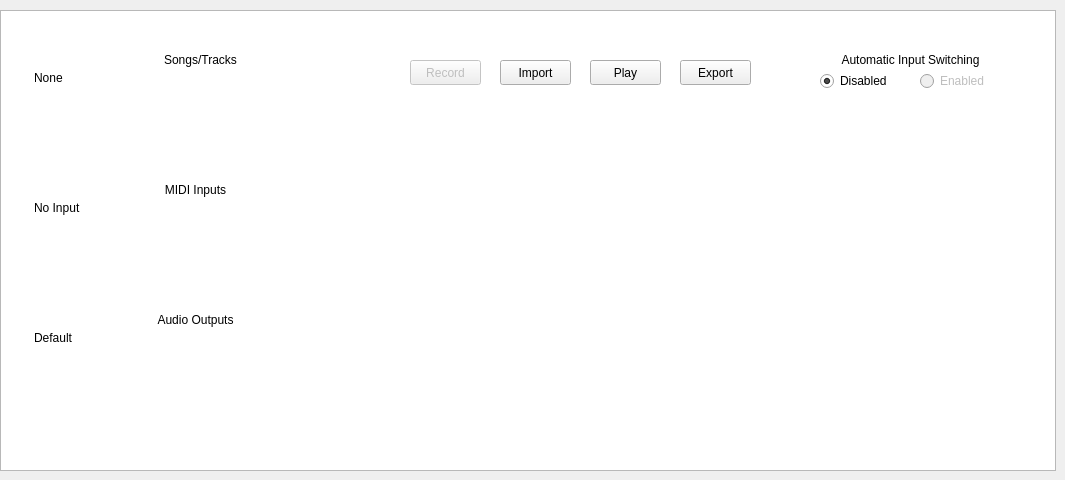
    <widget class="QWidget" name="tabPlayer">
     <attribute name="title">
      <string>Player</string>
     </attribute>
     <widget class="QGraphicsView" name="playerBackdrop">
      <property name="geometry">
       <rect>
        <x>0</x>
        <y>10</y>
        <width>1056</width>
        <height>461</height>
       </rect>
      </property>
      <property name="styleSheet">
       <string notr="true">QGraphicsView {
	border-image: url(:/backdrops/playerbackdrop.png);
}</string>
      </property>
     </widget>
     <widget class="QListWidget" name="eventsViewer">
      <property name="geometry">
       <rect>
        <x>390</x>
        <y>100</y>
        <width>631</width>
        <height>341</height>
       </rect>
      </property>
      <property name="toolTip">
       <string/>
      </property>
      <property name="styleSheet">
       <string notr="true">QListWidget {
	background-color: rgba(0, 0, 0, 0);
}</string>
      </property>
      <property name="verticalScrollBarPolicy">
       <enum>Qt::ScrollBarAlwaysOff</enum>
      </property>
     </widget>
     <widget class="QPushButton" name="exportButton">
      <property name="geometry">
       <rect>
        <x>680</x>
        <y>60</y>
        <width>71</width>
        <height>25</height>
       </rect>
      </property>
      <property name="toolTip">
       <string>Export a sound or MIDI file using the specified tune.</string>
      </property>
      <property name="text">
       <string>Export</string>
      </property>
     </widget>
     <widget class="QPushButton" name="importButton">
      <property name="enabled">
       <bool>true</bool>
      </property>
      <property name="geometry">
       <rect>
        <x>500</x>
        <y>60</y>
        <width>71</width>
        <height>25</height>
       </rect>
      </property>
      <property name="toolTip">
       <string>Import a MIDI file.</string>
      </property>
      <property name="text">
       <string>Import</string>
      </property>
     </widget>
     <widget class="QPushButton" name="recordButton">
      <property name="enabled">
       <bool>false</bool>
      </property>
      <property name="geometry">
       <rect>
        <x>410</x>
        <y>60</y>
        <width>71</width>
        <height>25</height>
       </rect>
      </property>
      <property name="text">
       <string>Record</string>
      </property>
     </widget>
     <widget class="QLabel" name="inputSwitchingLabel">
      <property name="geometry">
       <rect>
        <x>800</x>
        <y>50</y>
        <width>221</width>
        <height>20</height>
       </rect>
      </property>
      <property name="toolTip">
       <string>Automatically switch to a MIDI input if one becomes available (or not).
Coming in version 0.3.0.</string>
      </property>
      <property name="text">
       <string>Automatic Input Switching</string>
      </property>
      <property name="alignment">
       <set>Qt::AlignCenter</set>
      </property>
     </widget>
     <widget class="QRadioButton" name="radioButton">
      <property name="geometry">
       <rect>
        <x>820</x>
        <y>70</y>
        <width>91</width>
        <height>22</height>
       </rect>
      </property>
      <property name="text">
       <string>Disabled</string>
      </property>
      <property name="checked">
       <bool>true</bool>
      </property>
     </widget>
     <widget class="QRadioButton" name="autoInputEnabled">
      <property name="enabled">
       <bool>false</bool>
      </property>
      <property name="geometry">
       <rect>
        <x>920</x>
        <y>70</y>
        <width>81</width>
        <height>22</height>
       </rect>
      </property>
      <property name="text">
       <string>Enabled</string>
      </property>
      <property name="checked">
       <bool>false</bool>
      </property>
     </widget>
     <widget class="QLabel" name="midiInputsLabel">
      <property name="geometry">
       <rect>
        <x>30</x>
        <y>180</y>
        <width>331</width>
        <height>20</height>
       </rect>
      </property>
      <property name="text">
       <string>MIDI Inputs</string>
      </property>
      <property name="alignment">
       <set>Qt::AlignCenter</set>
      </property>
     </widget>
     <widget class="QLabel" name="audioOutputsLabel">
      <property name="geometry">
       <rect>
        <x>30</x>
        <y>310</y>
        <width>331</width>
        <height>20</height>
       </rect>
      </property>
      <property name="text">
       <string>Audio Outputs</string>
      </property>
      <property name="alignment">
       <set>Qt::AlignCenter</set>
      </property>
     </widget>
     <widget class="QListWidget" name="midiInputsList">
      <property name="geometry">
       <rect>
        <x>30</x>
        <y>200</y>
        <width>341</width>
        <height>101</height>
       </rect>
      </property>
      <property name="styleSheet">
       <string notr="true">QListWidget {
	background-color: rgba(0, 0, 0, 0);
}</string>
      </property>
      <property name="selectionRectVisible">
       <bool>false</bool>
      </property>
      <item>
       <property name="text">
        <string>No Input</string>
       </property>
      </item>
     </widget>
     <widget class="QListWidget" name="audioOutputsList">
      <property name="geometry">
       <rect>
        <x>30</x>
        <y>330</y>
        <width>341</width>
        <height>101</height>
       </rect>
      </property>
      <property name="styleSheet">
       <string notr="true">QListWidget {
	background-color: rgba(0, 0, 0, 0);
}</string>
      </property>
      <item>
       <property name="text">
        <string>Default</string>
       </property>
      </item>
     </widget>
     <widget class="QPushButton" name="playButton">
      <property name="enabled">
       <bool>true</bool>
      </property>
      <property name="geometry">
       <rect>
        <x>590</x>
        <y>60</y>
        <width>71</width>
        <height>25</height>
       </rect>
      </property>
      <property name="font">
       <font>
        <family>Ubuntu</family>
       </font>
      </property>
      <property name="toolTip">
       <string>Play the specified tune.</string>
      </property>
      <property name="styleSheet">
       <string notr="true"/>
      </property>
      <property name="text">
       <string>Play</string>
      </property>
      <property name="checkable">
       <bool>true</bool>
      </property>
     </widget>
     <widget class="QListWidget" name="songsTracksList">
      <property name="geometry">
       <rect>
        <x>30</x>
        <y>70</y>
        <width>341</width>
        <height>101</height>
       </rect>
      </property>
      <property name="styleSheet">
       <string notr="true">QListWidget {
	background-color: rgba(0, 0, 0, 0);
}</string>
      </property>
      <property name="selectionRectVisible">
       <bool>false</bool>
      </property>
      <item>
       <property name="text">
        <string>None</string>
       </property>
      </item>
     </widget>
     <widget class="QLabel" name="songsTracksLabel">
      <property name="geometry">
       <rect>
        <x>30</x>
        <y>50</y>
        <width>341</width>
        <height>20</height>
       </rect>
      </property>
      <property name="text">
       <string>Songs/Tracks</string>
      </property>
      <property name="alignment">
       <set>Qt::AlignCenter</set>
      </property>
     </widget>
    </widget>
